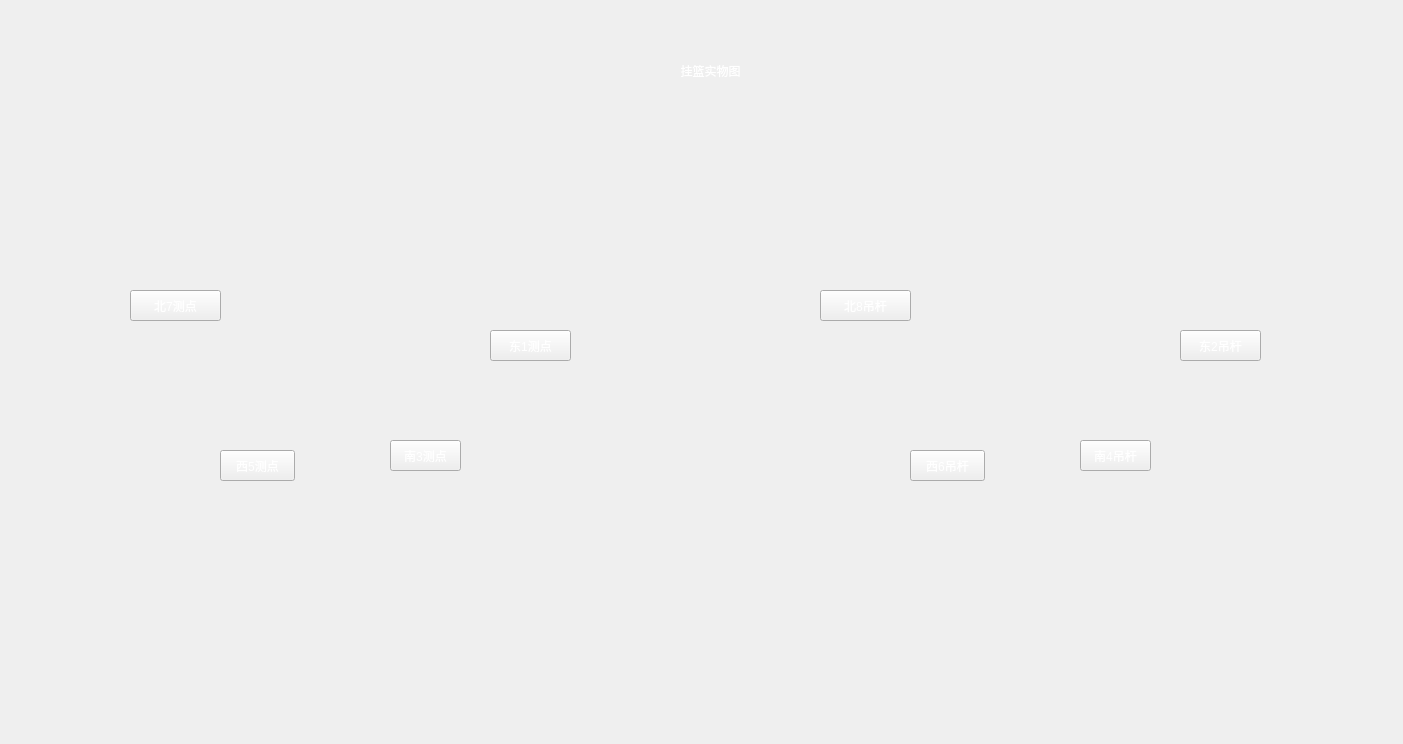
<?xml version="1.0" encoding="UTF-8"?>
<ui version="4.0">
 <class>HomePage</class>
 <widget class="QWidget" name="HomePage">
  <property name="geometry">
   <rect>
    <x>0</x>
    <y>0</y>
    <width>1403</width>
    <height>744</height>
   </rect>
  </property>
  <property name="windowTitle">
   <string>Form</string>
  </property>
  <widget class="QWidget" name="widget_3" native="true">
   <property name="geometry">
    <rect>
     <x>10</x>
     <y>10</y>
     <width>1391</width>
     <height>721</height>
    </rect>
   </property>
   <property name="styleSheet">
    <string notr="true">#widget_3{border-image: url(:/back/image/mybackgroundimage.jpg);}
</string>
   </property>
   <widget class="QWidget" name="widget" native="true">
    <property name="geometry">
     <rect>
      <x>30</x>
      <y>120</y>
      <width>651</width>
      <height>491</height>
     </rect>
    </property>
    <property name="styleSheet">
     <string notr="true">#widget{border-image: url(:/back/image/HangingBasket.jpg);}</string>
    </property>
    <widget class="QPushButton" name="WestLeft">
     <property name="geometry">
      <rect>
       <x>90</x>
       <y>160</y>
       <width>91</width>
       <height>31</height>
      </rect>
     </property>
     <property name="styleSheet">
      <string notr="true">color: rgb(255, 255, 255);
font: 87 10pt &quot;Arial&quot;;
background-image: url(:/back/image/BG.jpg);</string>
     </property>
     <property name="text">
      <string>北7测点</string>
     </property>
    </widget>
    <widget class="QPushButton" name="WestSouth">
     <property name="geometry">
      <rect>
       <x>180</x>
       <y>320</y>
       <width>75</width>
       <height>31</height>
      </rect>
     </property>
     <property name="styleSheet">
      <string notr="true">color: rgb(255, 255, 255);
font: 87 10pt &quot;Arial&quot;;
background-image: url(:/back/image/BG.jpg);</string>
     </property>
     <property name="text">
      <string>西5测点</string>
     </property>
    </widget>
    <widget class="QPushButton" name="EastSouth">
     <property name="geometry">
      <rect>
       <x>350</x>
       <y>310</y>
       <width>71</width>
       <height>31</height>
      </rect>
     </property>
     <property name="styleSheet">
      <string notr="true">color: rgb(255, 255, 255);
font: 87 10pt &quot;Arial&quot;;
background-image: url(:/back/image/BG.jpg);</string>
     </property>
     <property name="text">
      <string>南3测点</string>
     </property>
    </widget>
    <widget class="QPushButton" name="EastNorth">
     <property name="geometry">
      <rect>
       <x>450</x>
       <y>200</y>
       <width>81</width>
       <height>31</height>
      </rect>
     </property>
     <property name="styleSheet">
      <string notr="true">color: rgb(255, 255, 255);
font: 87 10pt &quot;Arial&quot;;
background-image: url(:/back/image/BG.jpg);</string>
     </property>
     <property name="text">
      <string>东1测点</string>
     </property>
    </widget>
   </widget>
   <widget class="QWidget" name="widget_2" native="true">
    <property name="geometry">
     <rect>
      <x>720</x>
      <y>120</y>
      <width>651</width>
      <height>491</height>
     </rect>
    </property>
    <property name="styleSheet">
     <string notr="true">#widget_2{border-image: url(:/back/image/HangingBasket.jpg);}</string>
    </property>
    <widget class="QPushButton" name="WestLeft_1">
     <property name="geometry">
      <rect>
       <x>90</x>
       <y>160</y>
       <width>91</width>
       <height>31</height>
      </rect>
     </property>
     <property name="styleSheet">
      <string notr="true">color: rgb(255, 255, 255);
font: 87 10pt &quot;Arial&quot;;
background-image: url(:/back/image/BG1.jpg);</string>
     </property>
     <property name="text">
      <string>北8吊杆</string>
     </property>
    </widget>
    <widget class="QPushButton" name="WestSouth_1">
     <property name="geometry">
      <rect>
       <x>180</x>
       <y>320</y>
       <width>75</width>
       <height>31</height>
      </rect>
     </property>
     <property name="styleSheet">
      <string notr="true">color: rgb(255, 255, 255);
font: 87 10pt &quot;Arial&quot;;
background-image: url(:/back/image/BG1.jpg);</string>
     </property>
     <property name="text">
      <string>西6吊杆</string>
     </property>
    </widget>
    <widget class="QPushButton" name="EastNorth_1">
     <property name="geometry">
      <rect>
       <x>450</x>
       <y>200</y>
       <width>81</width>
       <height>31</height>
      </rect>
     </property>
     <property name="styleSheet">
      <string notr="true">color: rgb(255, 255, 255);
font: 87 10pt &quot;Arial&quot;;
background-image: url(:/back/image/BG1.jpg);</string>
     </property>
     <property name="text">
      <string>东2吊杆</string>
     </property>
    </widget>
    <widget class="QPushButton" name="EastSouth_1">
     <property name="geometry">
      <rect>
       <x>350</x>
       <y>310</y>
       <width>71</width>
       <height>31</height>
      </rect>
     </property>
     <property name="styleSheet">
      <string notr="true">color: rgb(255, 255, 255);
font: 87 10pt &quot;Arial&quot;;
background-image: url(:/back/image/BG1.jpg);</string>
     </property>
     <property name="text">
      <string>南4吊杆</string>
     </property>
    </widget>
   </widget>
   <widget class="QLabel" name="label">
    <property name="geometry">
     <rect>
      <x>280</x>
      <y>30</y>
      <width>841</width>
      <height>61</height>
     </rect>
    </property>
    <property name="styleSheet">
     <string notr="true">font: 30pt &quot;宋体&quot;;
color: rgb(255, 255, 255);</string>
    </property>
    <property name="text">
     <string>挂篮实物图</string>
    </property>
    <property name="alignment">
     <set>Qt::AlignCenter</set>
    </property>
   </widget>
  </widget>
 </widget>
 <resources/>
 <connections/>
</ui>
